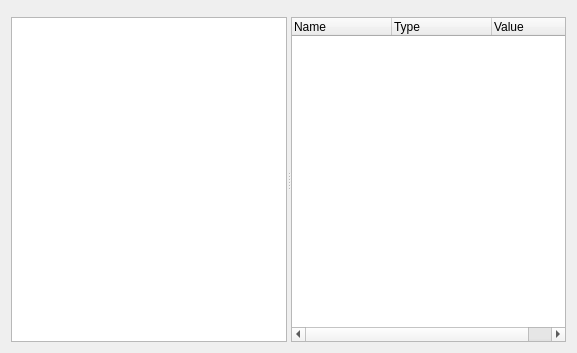
<?xml version="1.0" encoding="UTF-8"?>
<ui version="4.0">
 <class>RegistryDialog</class>
 <widget class="QDialog" name="RegistryDialog">
  <property name="geometry">
   <rect>
    <x>0</x>
    <y>0</y>
    <width>577</width>
    <height>353</height>
   </rect>
  </property>
  <property name="windowTitle">
   <string>Registry</string>
  </property>
  <layout class="QVBoxLayout" name="verticalLayout_2">
   <item>
    <widget class="QWidget" name="widgetToolbarContainer" native="true">
     <property name="sizePolicy">
      <sizepolicy hsizetype="Preferred" vsizetype="Maximum">
       <horstretch>0</horstretch>
       <verstretch>0</verstretch>
      </sizepolicy>
     </property>
     <layout class="QVBoxLayout" name="verticalLayout">
      <property name="leftMargin">
       <number>0</number>
      </property>
      <property name="topMargin">
       <number>0</number>
      </property>
      <property name="rightMargin">
       <number>0</number>
      </property>
      <property name="bottomMargin">
       <number>0</number>
      </property>
     </layout>
    </widget>
   </item>
   <item>
    <widget class="QSplitter" name="splitter">
     <property name="orientation">
      <enum>Qt::Horizontal</enum>
     </property>
     <widget class="QTreeWidget" name="treeWidgetRegistry">
      <property name="contextMenuPolicy">
       <enum>Qt::CustomContextMenu</enum>
      </property>
      <property name="headerHidden">
       <bool>true</bool>
      </property>
      <column>
       <property name="text">
        <string notr="true">1</string>
       </property>
      </column>
     </widget>
     <widget class="QTreeWidget" name="treeWidgetValues">
      <column>
       <property name="text">
        <string>Name</string>
       </property>
      </column>
      <column>
       <property name="text">
        <string>Type</string>
       </property>
      </column>
      <column>
       <property name="text">
        <string>Value</string>
       </property>
      </column>
     </widget>
    </widget>
   </item>
  </layout>
 </widget>
 <resources/>
 <connections/>
</ui>
